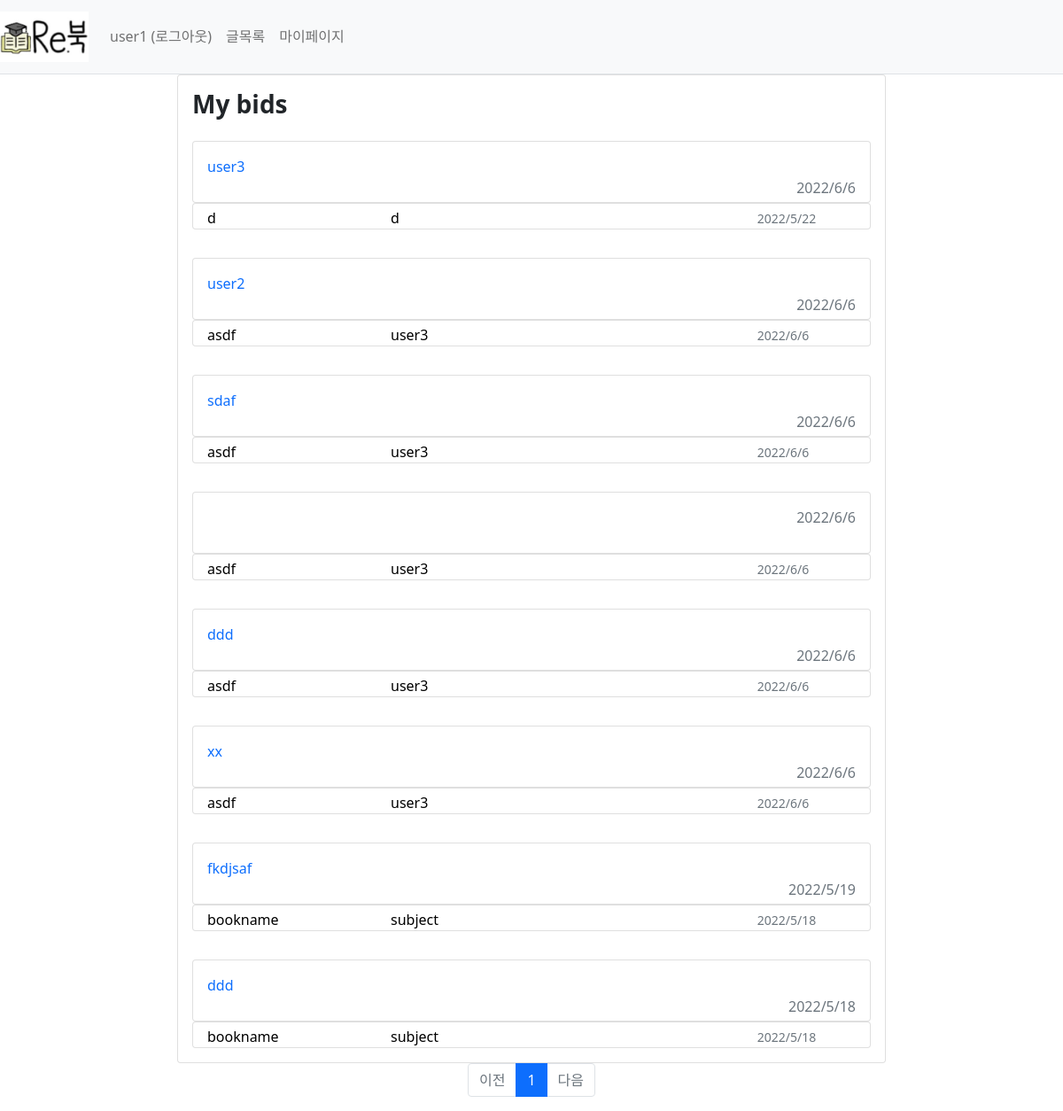
The page /mypage/reply/all (signed in) on the database its author committed.
### webproject/models.py (models this page shows)
class User(db.Model):
    id = db.Column(db.Integer, primary_key =True)
    username = db.Column(db.String(150), unique=True, nullable=False)
    password = db.Column(db.String(200), nullable=False)
    email = db.Column(db.String(120), unique=True, nullable=False)

class Reply(db.Model): #댓글
    id = db.Column(db.Integer, primary_key=True)
    post_id = db.Column(db.Integer, db.ForeignKey('post.id', ondelete='CASCADE'))
    post = db.relationship('Post',backref=db.backref('reply_set')) # Post.reply_set 하면 답글에 접근 가능
    content = db.Column(db.Text(),nullable=False)
    create_date = db.Column(db.DateTime(), nullable=False)
    user_id = db.Column(db.Integer, db.ForeignKey('user.id', ondelete='CASCADE'), nullable=False)
    user = db.relationship('User', backref=db.backref('reply_set'))

class BookInfo(db.Model): # 책 정보
    __tablename__ = 'bookinfo'
    id = db.Column(db.Integer, primary_key=True)
    name = db.Column(db.String(200),nullable=False) #책이름
    author = db.Column(db.String(200),nullable=False) #저자
    school = db.Column(db.String(200),nullable=False) #학교
    department = db.Column(db.String(200),nullable=False) #학과
    price = db.Column(db.Integer, nullable=False)

class Post(db.Model): #판매페이지
    id = db.Column(db.Integer, primary_key=True)
    subject = db.Column(db.String(200), nullable=False)
    content = db.Column(db.Text(),nullable=False)
    isparcel = db.Column(db.Boolean(), nullable=True,server_default='True')  # True: 택배, False: 직거래
    create_date = db.Column(db.DateTime(), nullable=False)
    img_path = db.Column(db.String(), nullable=True, server_default='1')  # 요거는 나중에 추가해보자
    book_info_id = db.Column(db.Integer, db.ForeignKey('bookinfo.id', ondelete='CASCADE'))
    book = db.relationship('BookInfo', backref=db.backref('post_set'))
    user_id = db.Column(db.Integer, db.ForeignKey('user.id', ondelete='CASCADE'), nullable=False)
    user = db.relationship('User', backref=db.backref('post_set'))

### webproject/views/mypage_views.py (the view)
@bp.route('/reply/all')
def reply_all():
    user_id=session.get('user_id')
    page = request.args.get('page', type=int, default=1)
    reply_list = Reply.query.filter(Reply.user_id == user_id).order_by(Reply.create_date.desc())
    reply_list = reply_list.paginate(page, per_page=10)
    return render_template('mypage/mypage_reply_all.html',reply_list=reply_list)

### webproject/views/auth_views.py (called while the page is built)
@bp.before_app_request
def load_logged_in_user():
    user_id=session.get('user_id')
    if user_id is None:
        g.user = None
    else:
        g.user = User.query.get(user_id)

@bp.before_app_request
def load_logged_in_user():
    user_id=session.get('user_id')
    if user_id is None:
        g.user = None
    else:
        g.user = User.query.get(user_id)

### webproject/templates/mypage/mypage_reply_all.html
{% extends 'base.html' %}
{% block content%}
<div class="d-flex justify-content-center">
<div class="card" style="width:50em;"  >
        <h3 class="mt-3 ms-3"><b>My bids</b></h3>
    {%if reply_list%}
    {%for reply in reply_list.items%}
        <div class="card-body">
            <a href="{{url_for('mypage.reply', reply_id=reply.id)}}" class="text-decoration-none">
                <div class="card" style="height:70px;">
                    <div class="card-body">
                        <div>{{reply.content}}</div>
                        <div class="text-muted" style="float:right;">{{reply.create_date.year}}/{{reply.create_date.month}}/{{reply.create_date.day}}</div>
                    </div>
                </div>
            </a>
            <a href="{{ url_for('post.detail', post_id=reply.post.id)}}" class="text-black">
                <div class="card" style="height:30px;">
                <div class="row-g-0">
                <div class="ms-3 col-md-3 mt-1" style="float:left;">{{reply.post.book.name}}</div>
                <div class="ms-3 mt-1" style="float:left;">{{reply.post.subject}}</div>
                <div class="col-md-2 mt-1 " style="float:right;"><small class="text-muted">{{reply.post.create_date.year}}/{{reply.post.create_date.month}}/{{reply.post.create_date.day}}</small></div>
                </div>
                </div>
            </a>
        </div>
    {%endfor%}
    {%else%}
        <p>no content</p>
    {%endif%}
    </div>
</div>
    <ul class="pagination justify-content-center">
        {% if reply_list.has_prev %}
        <li class="page-item">
            <a class="page-link" href="?page={{reply_list.prev_num}}">이전</a>
        </li>
        {% else %}
        <li class="page-item disabled">
            <a class="page-link" tabindex="-1" aria-disabled="true" href="#">이전</a>
        </li>
        {% endif %}
        {% for page_num in reply_list.iter_pages() %}
            {% if page_num %}
                {% if page_num != reply_list.page %}
                <li class="page-item">
                    <a class="page-link" href="?page={{ page_num }}">{{ page_num }}</a>
                </li>
                {% else %}
                <li class="page-item active" aria-current="page">
                    <a class="page-link" href="#">{{ page_num }}</a>
                </li>
                {% endif %}
            {% else %}
                <li class="disabled">
                    <a class="page-link" href="#">...</a>
                </li>
            {% endif %}
        {% endfor %}
        {%if reply_list.has_next %}
        <li class="page_item">
            <a class="page-link" href="?page={{ reply_list.next_num }}">다음</a>
        </li>
        {% else %}
        <li class="page-item disabled">
            <a class="page-link" tabindex="-1" aria-disabled="true" href="#">다음</a>
        </li>
        {% endif %}
    </ul>
{% endblock %}

### webproject/templates/base.html (shortened to what this page needs)
<!doctype html>
<html lang="kor">
<head>
    <link rel="stylesheet" href="{{ url_for('static',filename='bootstrap.min.css') }}">
    <link rel="stylesheet" href="{{ url_for('static', filename='style.css') }}">
</head>
<body>
<nav class="navbar navbar-expand-lg navbar-light bg-light border-bottom">
    <a class="navbar-brand" href="{{url_for('main.index')}}"><img src="{{url_for('static',filename='logo.jpg')}}" alt="re 북" width="100px"></a>
    <div class="collapse navbar-collapse flex-grow-0" id="navbarNav">
        {% if g.user %}
        <ul class="navbar-nav">
            <li class="nav-item">
                <a class="nav-link" href="{{ url_for('auth.logout') }}">{{ g.user.username }} (로그아웃)</a>
            </li>
        </ul>
        {% endif %}
        <ul class="navbar-nav">
            <li class="nav-item">
                <a class="nav-link" href="/post">글목록</a>
            </li>
            <li class="nav-item">
                <a class="nav-link" href="/mypage/list">마이페이지</a>
            </li>
        </ul>
    </div>
</nav>
{% block content %}{% endblock %}
</body>
</html>

### rows shown on the page
User: user.username "user1"
Reply: content "user3", create_date.year "2022", create_date.month "6", create_date.day "6", post.book.name "d", post.subject "d", post.create_date.year "2022", post.create_date.month "5", post.create_date.day "22"
Reply: content "user2", create_date.year "2022", create_date.month "6", create_date.day "6", post.book.name "asdf", post.subject "user3", post.create_date.year "2022", post.create_date.month "6", post.create_date.day "6"
Reply: content "sdaf", create_date.year "2022", create_date.month "6", create_date.day "6", post.book.name "asdf", post.subject "user3", post.create_date.year "2022", post.create_date.month "6", post.create_date.day "6"
Reply: create_date.year "2022", create_date.month "6", create_date.day "6", post.book.name "asdf", post.subject "user3", post.create_date.year "2022", post.create_date.month "6", post.create_date.day "6"
Reply: content "ddd", create_date.year "2022", create_date.month "6", create_date.day "6", post.book.name "asdf", post.subject "user3", post.create_date.year "2022", post.create_date.month "6", post.create_date.day "6"
Reply: content "xx", create_date.year "2022", create_date.month "6", create_date.day "6", post.book.name "asdf", post.subject "user3", post.create_date.year "2022", post.create_date.month "6", post.create_date.day "6"
Reply: content "fkdjsaf", create_date.year "2022", create_date.month "5", create_date.day "19", post.book.name "bookname", post.subject "subject", post.create_date.year "2022", post.create_date.month "5", post.create_date.day "18"
Reply: content "ddd", create_date.year "2022", create_date.month "5", create_date.day "18", post.book.name "bookname", post.subject "subject", post.create_date.year "2022", post.create_date.month "5", post.create_date.day "18"

### other values the page prints
{{ page_num }} "1"
